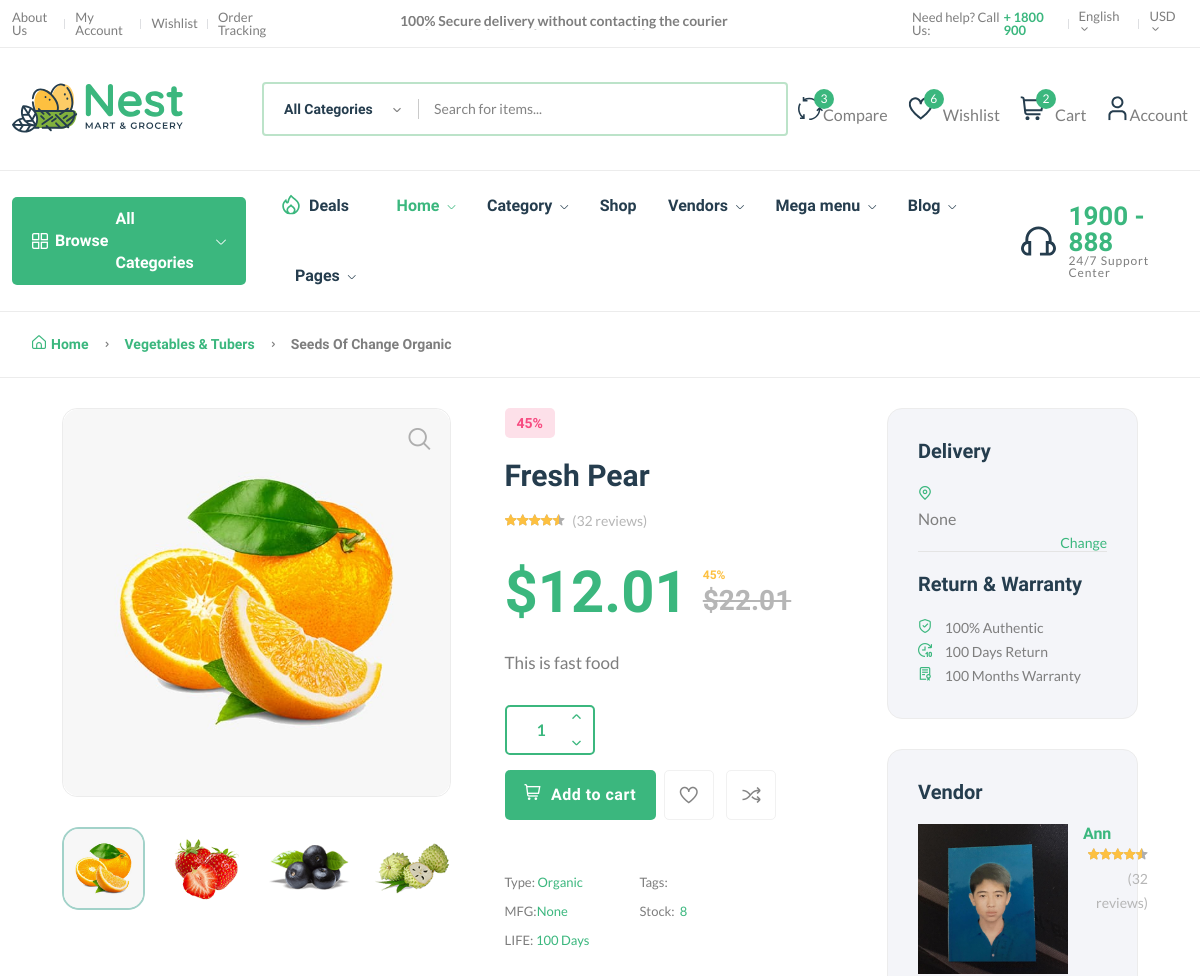
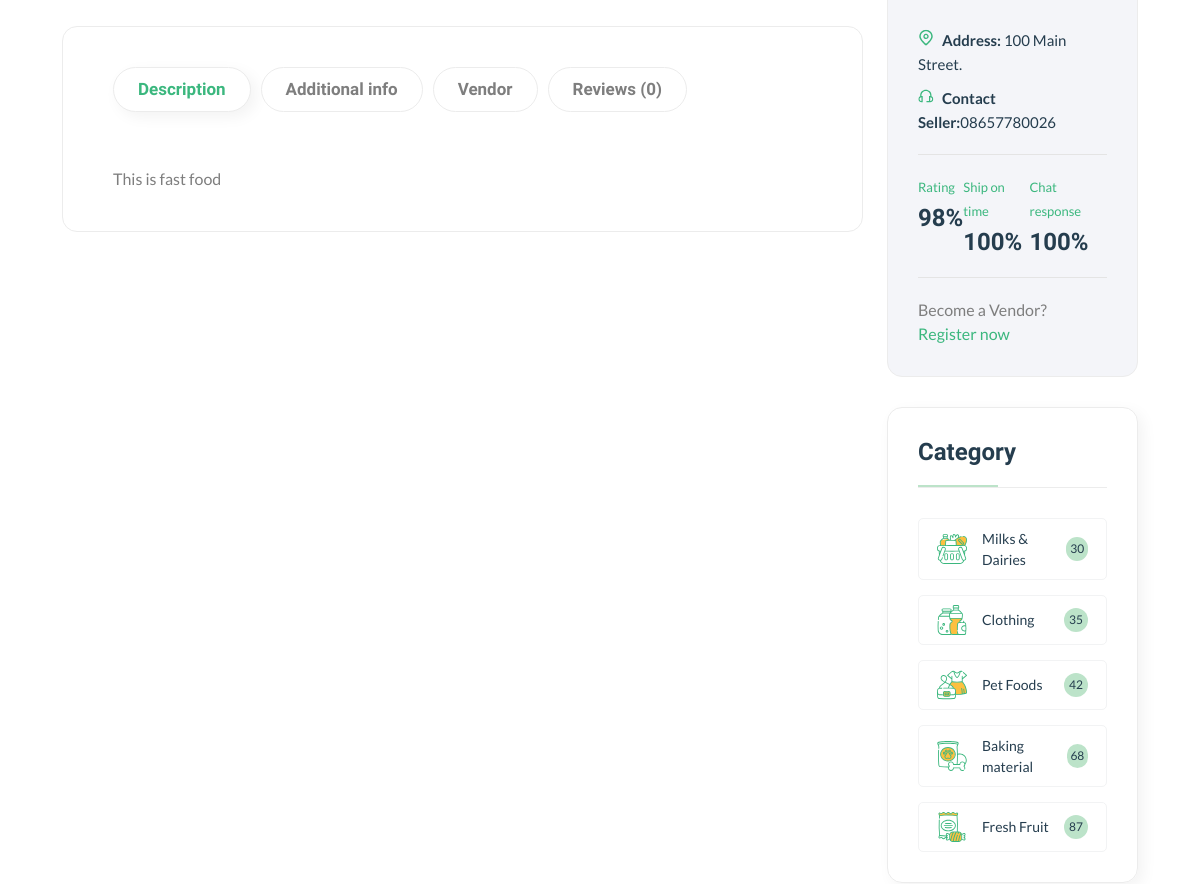
Before: /product/3311123333 (upper part) with the older database file (2 pictures, top to bottom).
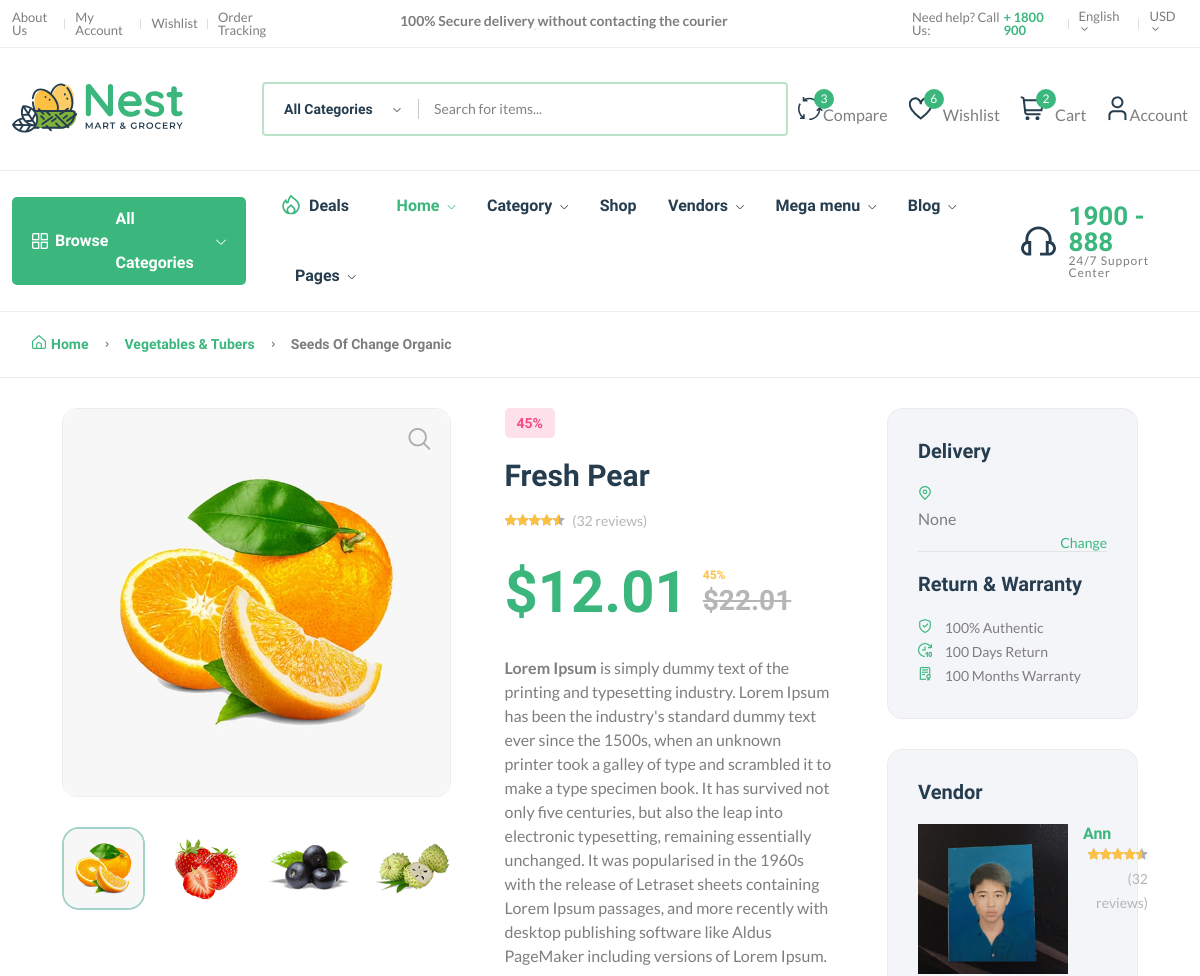
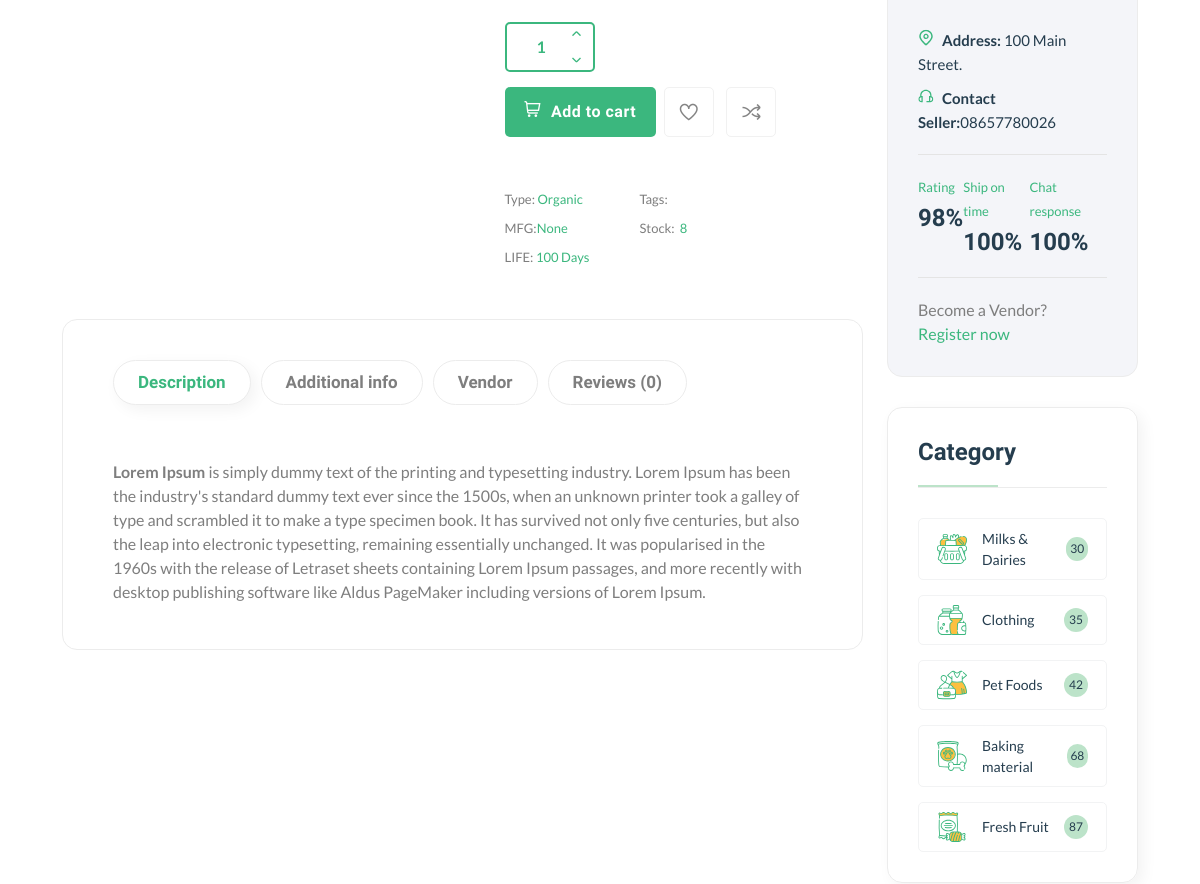
After: the same page with the newer database file (2 pictures, top to bottom).
### core/models.py (models this page shows, shortened)
class Product(models.Model):
    pid = ShortUUIDField(unique=True, length=10, max_length=20, alphabet="123123123")
    user = models.ForeignKey(User, on_delete=models.SET_NULL, null=True)
    category = models.ForeignKey(Category, on_delete=models.SET_NULL, null=True, related_name="category")
    vendor = models.ForeignKey(Vendor, on_delete=models.SET_NULL, null=True, related_name="product")
    title = models.CharField(max_length=100, default="Fresh Pear")
    image = models.ImageField(upload_to=user_directory_path, default="product.jpg")
    description = RichTextUploadingField(null=True, blank=True, default="This is the product")
    price = models.DecimalField(max_digits=99999999, decimal_places=2, default="1.99")
    old_price = models.DecimalField(max_digits=99999999, decimal_places=2, default="2.99")
    specifications = RichTextUploadingField(null=True, blank=True)
    type = models.CharField(max_length=100, default="Organic", null=True, blank=True)
    stock_count = models.CharField(max_length=100, default="8", null=True, blank=True)
    life = models.CharField(max_length=100, default="100 Days", null=True, blank=True)
    mfd = models.DateTimeField(auto_now_add=False, null=True, blank=True)
    tags = TaggableManager(blank=True)
    product_status = models.CharField(choices=STATUS, max_length=10, default="in_review")
    status = models.BooleanField(default=True)
    in_stock = models.BooleanField(default=True)
    featured = models.BooleanField(default=False)
    digital = models.BooleanField(default=True)
    sku = ShortUUIDField(unique=True, length=4, max_length=20, prefix="sku", alphabet="123123123")
    date = models.DateTimeField(auto_now_add=True)
    update = models.DateTimeField(null=True, blank=True)
    class Meta:
            verbose_name_plural = "Products"
    def get_precentage(self):
        discountPercent = 100 - (self.price / self.old_price) * 100
        return discountPercent

class Vendor(models.Model):
    vid = ShortUUIDField(unique=True, length=10, max_length=20, prefix="ven", alphabet="123123123")
    title = models.CharField(max_length=100, default="Nestify")
    image = models.ImageField(upload_to=user_directory_path, default="vendor.jpg")
    cover_image = models.ImageField(upload_to=user_directory_path, default="vendor.jpg")
    description = RichTextUploadingField(null=True, blank=True, default="Amazing Vendor")
    address = models.CharField(max_length=100, default="100 Main Street.")
    contact = models.CharField(max_length=100, default="08657780026")
    chat_resp_time = models.CharField(max_length=100, default="100")
    shipping_on_time = models.CharField(max_length=100, default="100")
    authentic_rating = models.CharField(max_length=100, default="100")
    days_return= models.CharField(max_length=100, default="100")
    warranty_peridod = models.CharField(max_length=100, default="100")
    user = models.ForeignKey(User, on_delete=models.SET_NULL, null=True)
    date = models.DateTimeField(auto_now_add=True, null=True, blank=True)
    class Meta:
        verbose_name_plural = "Vendors"

### core/views.py (the view)
# urls.py: path("product/<pid>", product_detail_view, name="product-detail"),
def product_detail_view(request, pid):
    product = Product.objects.get(pid=pid)
    products = Product.objects.filter(category=product.category).exclude(pid=pid)
    p_image = product.p_images.all()
    reviews = ProductReview.objects.filter(product=product).order_by("-date")
    average_rating = ProductReview.objects.filter(product=product).aggregate(rating=Avg('rating'))
    review_form = ProductReviewForm()
    context ={
        "p": product,
        "p_image": p_image,
        "review_form": review_form,
        "reviews": reviews,
        "average_rating": average_rating,
        "products": products,
    }
    return render(request, "core/product-detail.html", context)

### core/forms.py
class ProductReviewForm(forms.ModelForm):
    review = forms.CharField(widget=forms.Textarea(attrs={'placeholder': "write review"}))
    class Meta:
        model = ProductReview
        fields = ['review', 'rating']

### core/context_processor.py (called while the page is built)
def default (request):
    categories = Category.objects.all()
    try:
        address = Address.objects.get(user=request.user)
    except:
        address = None
    return {
        'categories':categories,
        'address':address,
    }

### templates/core/product-detail.html (shortened to what the changed rows need)
{% extends 'partials/base.html' %}
{% load static %}
{% block content%}
    <main class="main">
        <div class="container mb-30">
            <div class="row">
                <div class="col-xl-11 col-lg-12 m-auto">
                    <div class="row">
                        <div class="col-xl-9">
                            <div class="product-detail accordion-detail">
                                <div class="row mb-50 mt-30">
                                    <div class="col-md-6 col-sm-12 col-xs-12 mb-md-0 mb-sm-5">
                                        <div class="detail-gallery">
                                            <div class="product-image-slider">
                                                <figure class="border-radius-10">
                                                    <img src="{{p.image.url}}" alt="product image" />
                                                </figure>
                                            </div>
                                            <div class="slider-nav-thumbnails">
                                                <div><img src="{{p.image.url}}" alt="product image" /></div>
                                            </div>
                                        </div>
                                    </div>
                                    <div class="col-md-6 col-sm-12 col-xs-12">
                                        <div class="detail-info pr-30 pl-30">
                                            <span class="stock-status out-stock"> {{p.get_precentage|floatformat:0}}%</span>
                                            <h2 class="title-detail">{{p.title}}</h2>
                                            <div class="product-detail-rating">
                                                <div class="product-rate-cover text-end">
                                                </div>
                                            </div>
                                            <div class="clearfix product-price-cover">
                                                <div class="product-price primary-color float-left">
                                                    <span class="current-price text-brand">${{p.price}}</span>
                                                    <span>
                                                        <span class="save-price font-md color3 ml-15"> {{p.get_precentage|floatformat:0}}%</span>
                                                    <span class="old-price font-md ml-15">${{p.old_price}}</span>
                                                    </span>
                                                </div>
                                            </div>
                                            <div class="short-desc mb-30">
                                                <p class="font-lg">{{p.description|safe}}</p>
                                            </div>
                                            <div class="detail-extralink mb-50">
                                                <div class="detail-qty border radius">
                                                </div>
                                                <div class="product-extra-link2">
                                                </div>
                                            </div>
                                            <div class="font-xs">
                                                <ul class="mr-50 float-start">
                                                    <li class="mb-5">Type: <span class="text-brand">{{p.type}}</span></li>
                                                    <li class="mb-5">MFG:<span class="text-brand">{{p.mfd}}</span></li>
                                                    <li>LIFE: <span class="text-brand">{{p.life}}</span></li>
                                                </ul>
                                                <ul class="float-start">
                                                    <li>Stock:<span class="in-stock text-brand ml-5">{{p.stock_count}}</span></li>
                                                </ul>
                                            </div>
                                        </div>
                                    </div>
                                </div>
                                <div class="product-info">
                                    <div class="tab-style3">
                                        <div class="tab-content shop_info_tab entry-main-content">
                                            <div class="tab-pane fade show active" id="Description">
                                                <div class="">
                                                    <p>
                                                        {{p.description|safe}}
                                                    </p>
                                                </div>
                                            </div>
                                        </div>
                                    </div>
                                </div>
                            </div>
                        </div>
                        <div class="col-xl-3 primary-sidebar sticky-sidebar mt-30">
                            <div class="sidebar-widget widget-delivery mb-30 bg-grey-9 box-shadow-none">
                                <ul>
                                    <li>
                                        <i class="fi fi-rs-shield-check mr-10 text-brand"></i>
                                        <span> {{p.vendor.authentic_rating}}% Authentic </span>
                                    </li>
                                    <li>
                                        <i class="fi fi-rs-time-forward-ten mr-10 text-brand"></i>
                                        <span> {{p.vendor.days_return}} Days Return </span>
                                    </li>
                                    <li>
                                        <i class="fi fi-rs-diploma mr-10 text-brand"></i>
                                        <span> {{p.vendor.warranty_peridod}} Months Warranty </span>
                                    </li>
                                </ul>
                            </div>
                            <div class="sidebar-widget widget-vendor mb-30 bg-grey-9 box-shadow-none">
                                <div class="vendor-logo d-flex mb-30">
                                    <img src="{{p.vendor.image.url}}" alt="" />
                                    <div class="vendor-name ml-15">
                                        <h6>
                                            <a href="vendor-details-2.html">{{p.vendor.title}}</a>
                                        </h6>
                                        <div class="product-rate-cover text-end">
                                        </div>
                                    </div>
                                </div>
                                <ul class="contact-infor">
                                    <li><img src="{% static 'assets/imgs/theme/icons/icon-location.svg' %}" alt="" /><strong>Address: </strong> <span>{{p.vendor.address}}</span></li>
                                    <li><img src="{% static 'assets/imgs/theme/icons/icon-contact.svg' %}" alt="" /><strong>Contact Seller:</strong><span>{{p.vendor.contact}}</span></li>
                                </ul>
                                <div class="d-flex justify-content-between">
                                    <div>
                                        <p class="text-brand font-xs">Ship on time</p>
                                        <h4 class="mb-0">{{p.vendor.shipping_on_time}}%</h4>
                                    </div>
                                    <div>
                                        <p class="text-brand font-xs">Chat response</p>
                                        <h4 class="mb-0">{{p.vendor.chat_resp_time}}%</h4>
                                    </div>
                                </div>
                            </div>
                        </div>
                    </div>
                </div>
            </div>
        </div>
    </main>
{% endblock content %}

Changed rows visible on the page:
changed Product "Fresh Pear": description "This is fast food" → "Lorem Ipsum is simply dummy text of the printing and typesetting industry. Lorem Ipsum has been the industry's standard dummy text ever since the 1500s, when an unknown printer took a galley of type and scrambled it to make a type specimen book. It has survived not only five centuries, but also the leap into electronic typesetting, remaining essentially unchanged. It was popularised in the 1960s with the release of Letraset sheets containing Lorem Ipsum passages, and more recently with desktop publishing software like Aldus PageMaker including versions of Lorem Ipsum."
